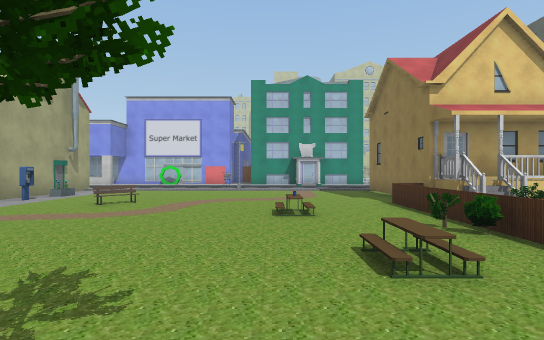
[1] (above)

24 first-person views from a walk through a Unity game level. The camera is 1.5 m above the floor, looks level and sees 80° across. The floor is counted in squares, 2 m on a side. Each view is taken from the middle of a square. On the plan, view 1 faces up. The plan holds only what a view shows up to about 11 squares ahead; the rest is blank. The place goes on beyond the plan. The player character is not drawn. Some animated figures are not drawn. Some surface patterns are stand-ins.

[2]
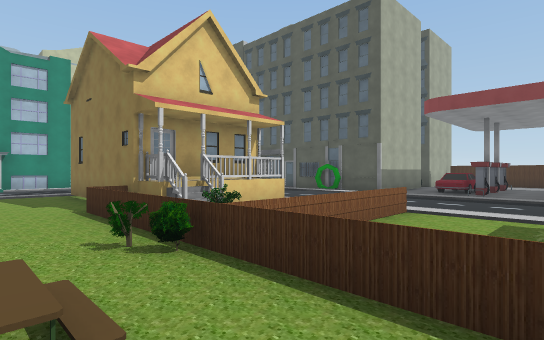

[3]
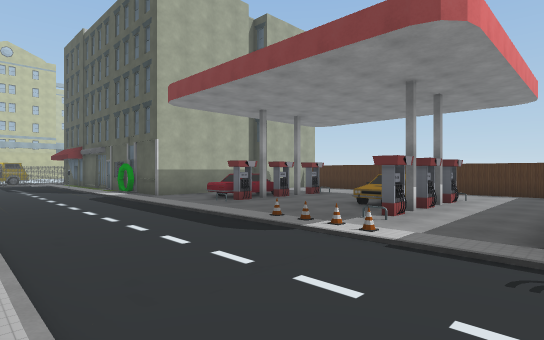

[4]
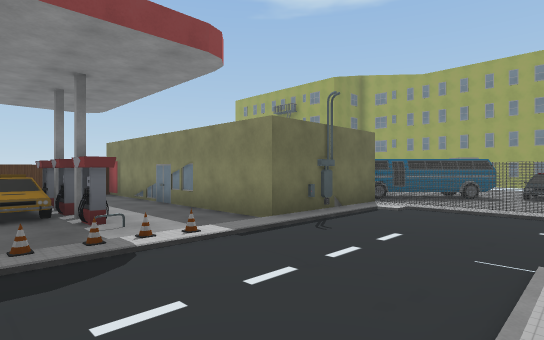

[5]
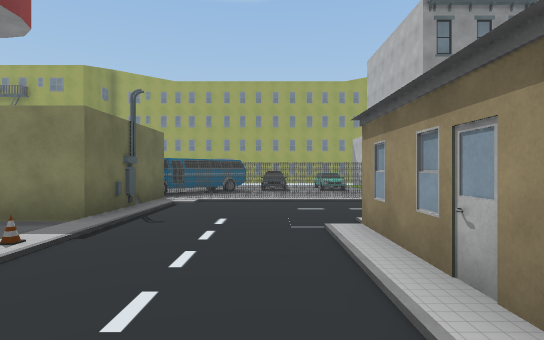

[6]
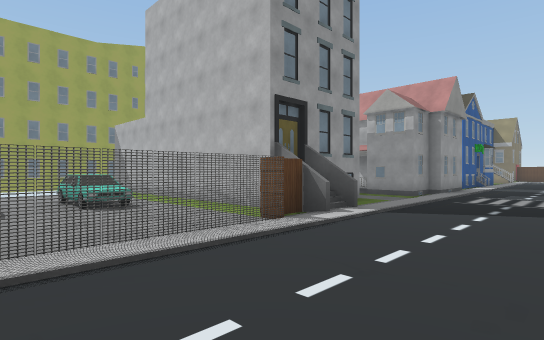

[7]
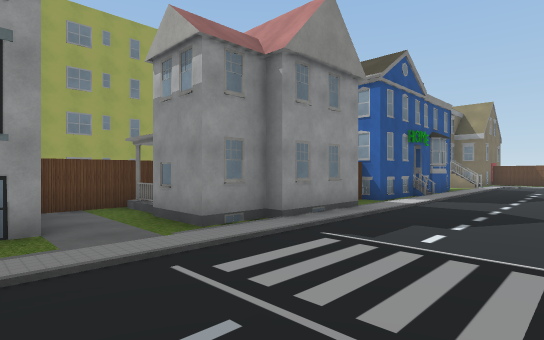

[8]
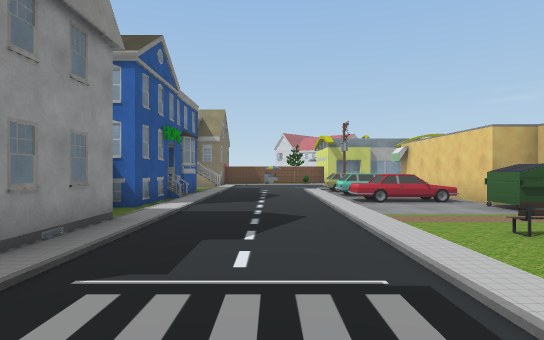

[9]
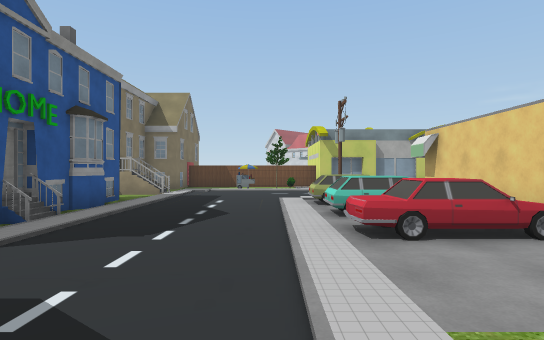

[10]
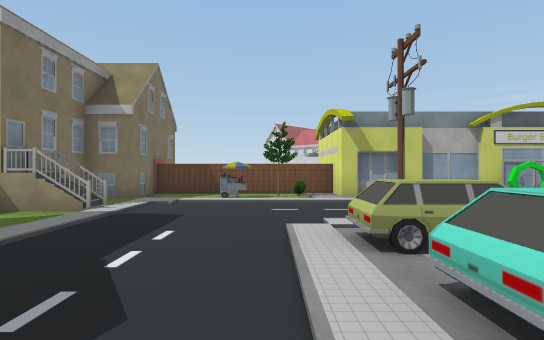

[11]
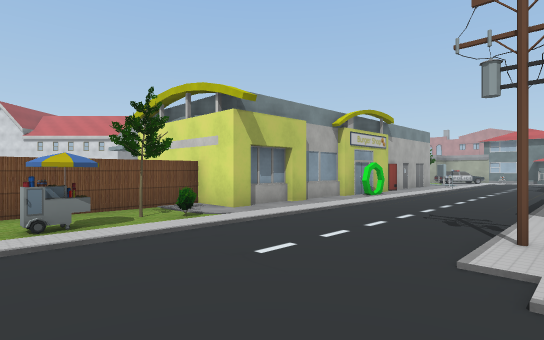

[12]
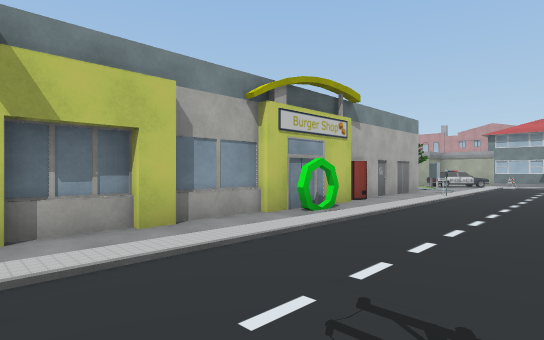

[13]
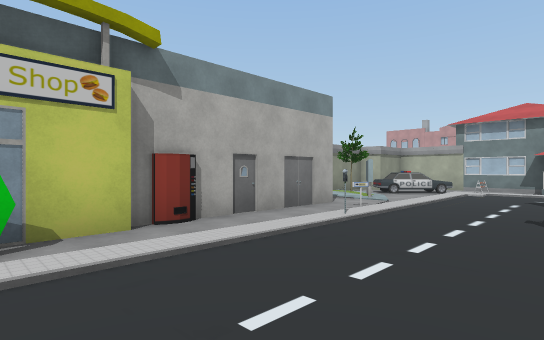

[14]
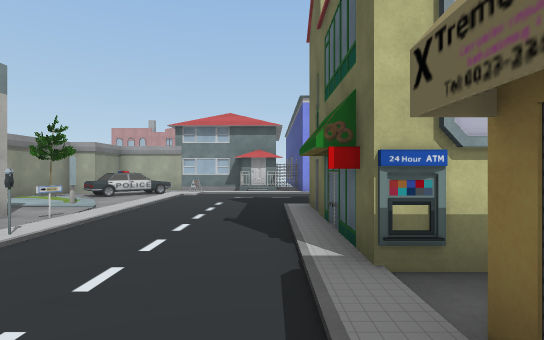

[15]
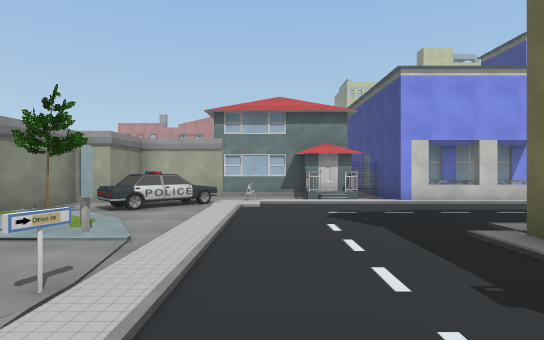

[16]
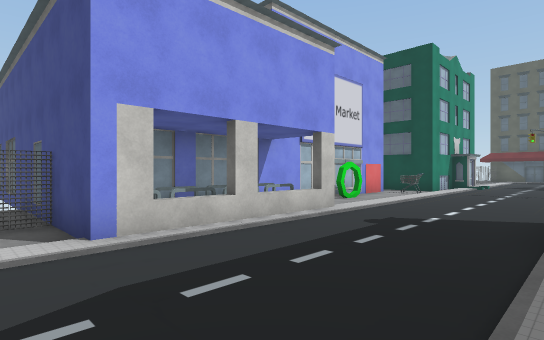

[17]
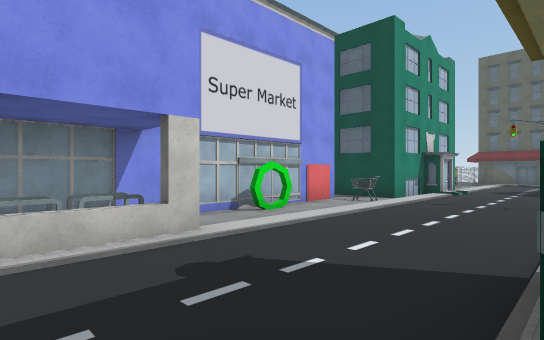

[18]
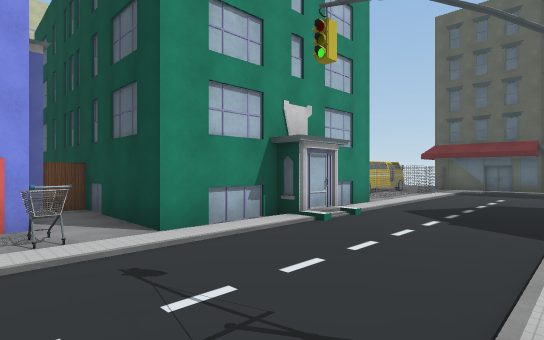

[19]
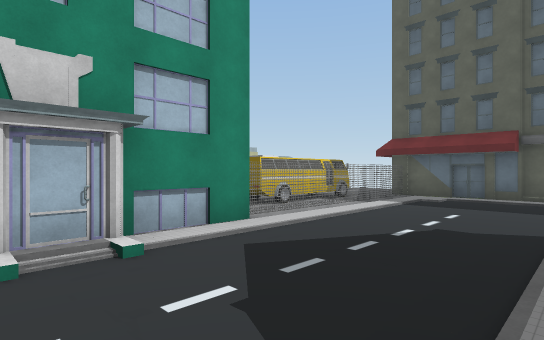

[20]
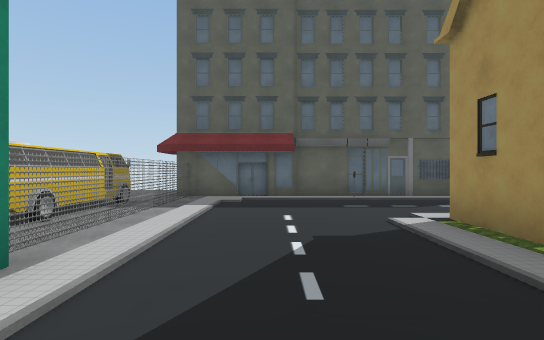

[21]
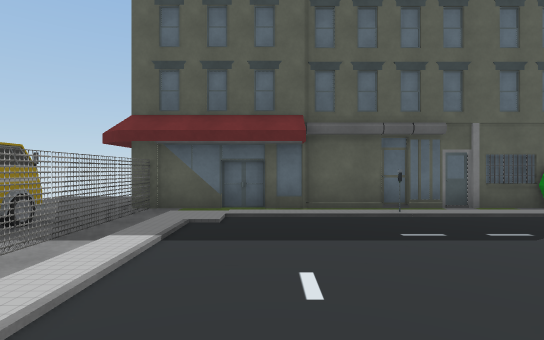

[22]
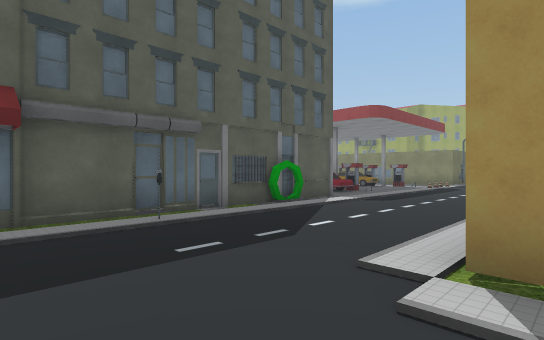

[23]
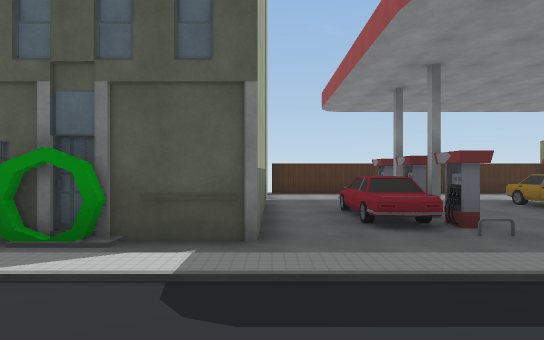

[24]
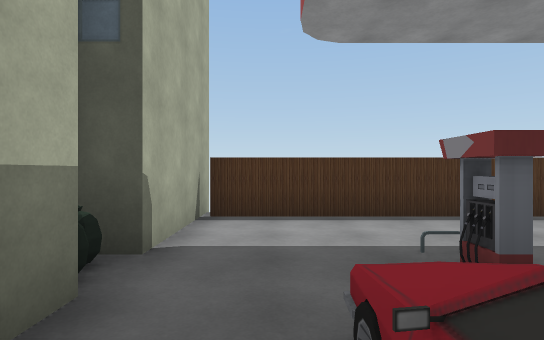

### Floor plan
Key: @ floor where view 1 was taken; # wall or solid block; . floor; / step, stairs or slope; = window, fence, low wall or low ledge; ^ raised ledge; B building; F fence; U bush; T tree; C car; S bus; I bin; P pole; M machine; A cart; O other object.
Columns run from 20 left of view 1 to 19 right of it. Each row starts with its distance up from view 1.
 22                    B
 21                    B
 20                   #B
 19                   FF            ..
 18   ###   ##########.#      SSSSS...
 17  #  ..#FF##...##...#      SSSSS#
 16  #./O.BBO^O^O.....A##OB##FFFFFFF
 15 # CC........................... B
 14 # C............................ B
 13 #TT............................ B
 12    #..... .#OO   . O .     ...OBB
 11   ......O    #.         BBB.... B
 10   #.=...O    #O          B  ... B
  9   #.O...##   #O          B  ...##
  8   #.....O#   #O        B B  ...##
  7   #.....O.             FOBB ....#   O
  6    M....#              F    .......O..FB
  5    #....               F    ..........F
  4    #....              UFF   ....CC/...F
  3     ....               FFFFF......##..F
  2   #.....               F    ..........O
  1   # ....######I      . F   ....O......F
  0   #.....  C  ..     @     BO...O#OOO..F
 -1   F ....PCCCC..           BO..........F
 -2   FU ....CC.C..           BO..........F
 -3   FT ............... . ........#######O
 -4   F=...........................#
 -5   F  ..........................#
 -6   F           O     .    FFFFFFO
 -7  BBB    BBBBBB  BBBO.BBO F.....S
 -8   BBBB   B  BB  BBB..BBBB.....SS
 -9                   B..   B....SS
-10                   FFF   BCC CSS
-11                         BCC C.
-12                         B C=

Where each view was taken, in squares from view 1:
view 1: 0 up, 0 right, facing up
view 2: 1 up, 1 right, facing up-right
view 3: 3 down, 7 right, facing up-right
view 4: 1 up, 7 right, facing down-right
view 5: 2 up, 8 right, facing down
view 6: 3 down, 8 right, facing down-left
view 7: 3 down, 1 right, facing down-left
view 8: 4 down, 0 right, facing left
view 9: 3 down, 4 left, facing left
view 10: 3 down, 8 left, facing left
view 11: 5 down, 12 left, facing up-left
view 12: 1 down, 13 left, facing up-left
view 13: 4 up, 13 left, facing up-left
view 14: 5 up, 13 left, facing up
view 15: 8 up, 15 left, facing up
view 16: 12 up, 13 left, facing up-right
view 17: 12 up, 10 left, facing up-right
view 18: 12 up, 3 left, facing up-right
view 19: 12 up, 1 right, facing up-right
view 20: 14 up, 2 right, facing right
view 21: 14 up, 5 right, facing right
view 22: 14 up, 6 right, facing down-right
view 23: 6 up, 8 right, facing right
view 24: 5 up, 13 right, facing right
